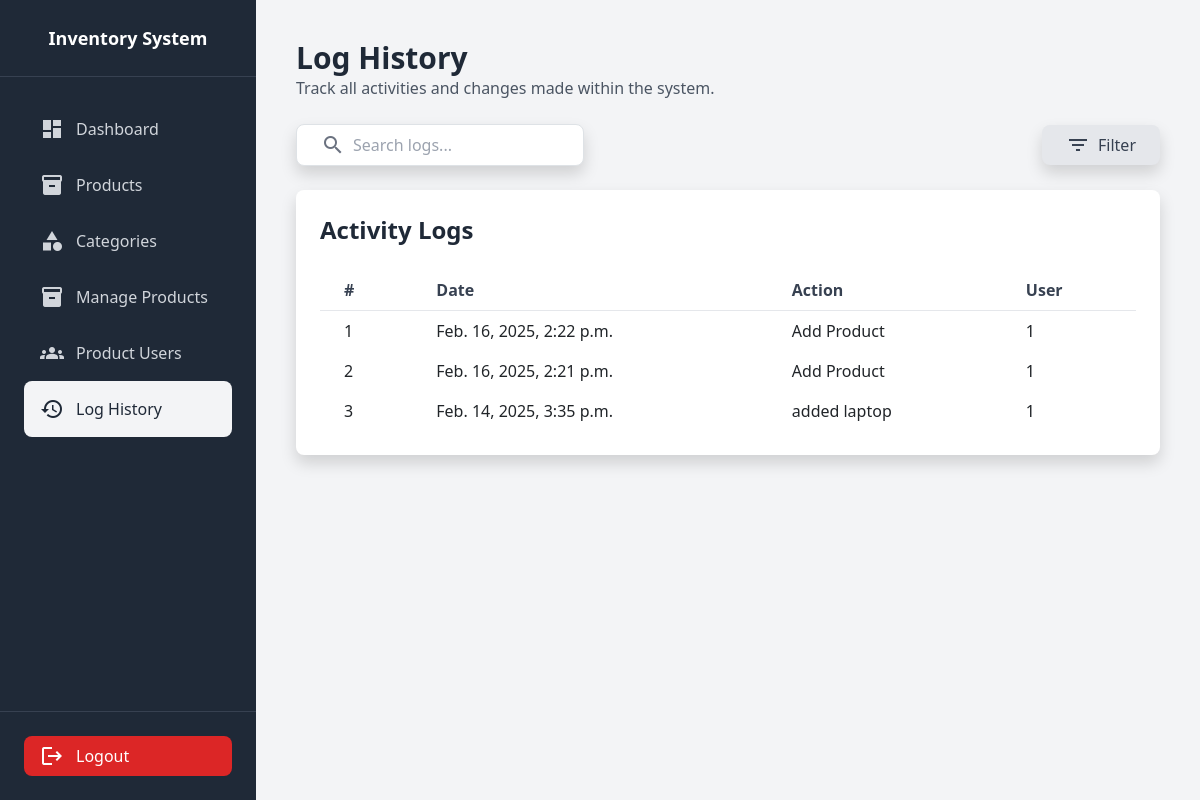
Page /logs/ (signed in) on the earlier database version.
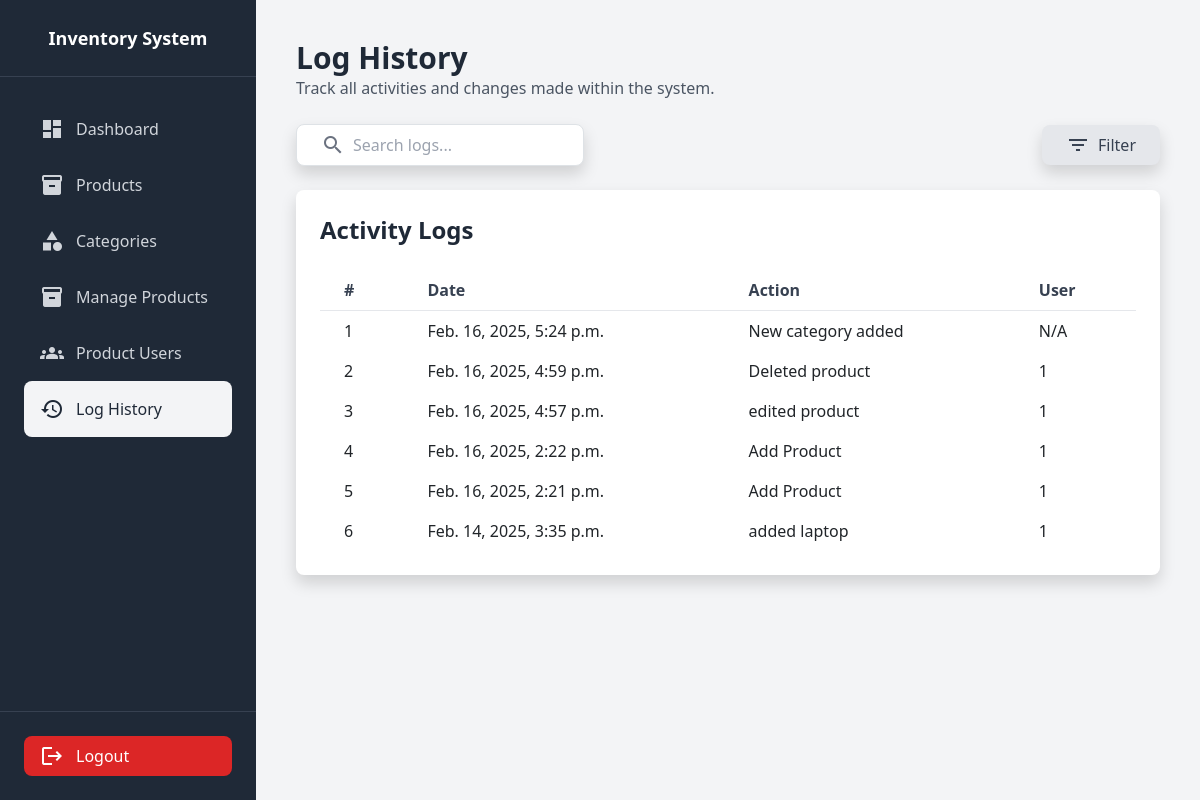
Same page on the later database version.
### inventoryApp/models.py (models this page shows, shortened)
class Log(models.Model):
    action = models.CharField(max_length=100)
    details = models.TextField()
    user = models.CharField(max_length=100, blank=True, null=True)
    product = models.CharField(max_length=100, blank=True, null=True)
    created_at = models.DateTimeField(auto_now_add=True)

### inventoryApp/views.py (the view)
# urls.py: path('logs/', views.logs, name='logs'),
@login_required
def logs(request):
	logs = Log.objects.all().order_by('-created_at')
	return render(request, 'logs.html', {'logs':logs})

### inventoryApp/templates/logs.html (shortened to what this page needs)
{% extends 'sidebar.html' %}
    {% block content %}
    <div class="flex-1 p-6 md:p-10">
        <header class="mb-6">
            <h1 class="text-3xl font-bold text-gray-800">Log History</h1>
            <p class="text-gray-600">Track all activities and changes made within the system.</p>
        </header>
        <div class="mb-6 flex justify-between items-center">
            <div class="flex items-center bg-white border rounded-lg shadow px-4 py-2 w-full md:w-1/3">
                <span class="material-icons text-gray-500">search</span>
                <input
                    type="text"
                    placeholder="Search logs..."
                    class="w-full outline-none px-2 text-gray-700"
                />
            </div>
            <div class="relative">
                <button class="flex items-center bg-gray-200 text-gray-700 px-4 py-2 rounded-lg shadow hover:bg-gray-300">
                    <span class="material-icons mr-2">filter_list</span>
                    Filter
                </button>
            </div>
        </div>
        <div class="bg-white rounded-lg shadow p-6 max-h-[35rem] md:max-h-[29rem] overflow-y-auto">
            <h2 class="text-2xl font-bold text-gray-800 mb-4">Activity Logs</h2>
            <div class="overflow-x-auto">
                <table class="w-full text-left table-auto">
                    <thead>
                        <tr class="text-gray-700 border-b">
                            <th class="px-4 py-2">#</th>
                            <th class="px-4 py-2">Date</th>
                            <th class="px-4 py-2">Action</th>
                            <th class="px-4 py-2">User</th>
                        </tr>
                    </thead>
                    <tbody>
                        {% for log in logs %}
                            <tr class="hover:bg-gray-100">
                                <td class="px-4 py-2">{{ forloop.counter }}</td>
                                <td class="px-4 py-2">{{ log.created_at }}</td>
                                <td class="px-4 py-2">{{ log.action }}</td>
                                <td class="px-4 py-2">{{ log.user }}</td>
                            </tr>
                        {% endfor %}
                    </tbody>
                </table>
            </div>
        </div>
    </div>
    {% endblock %}

Differences in the rows shown:
added Log: created_at "Feb. 16, 2025, 5:24 p.m.", action "New category added", user "N/A"
added Log: created_at "Feb. 16, 2025, 4:59 p.m.", action "Deleted product", user "1"
added Log: created_at "Feb. 16, 2025, 4:57 p.m.", action "edited product", user "1"
